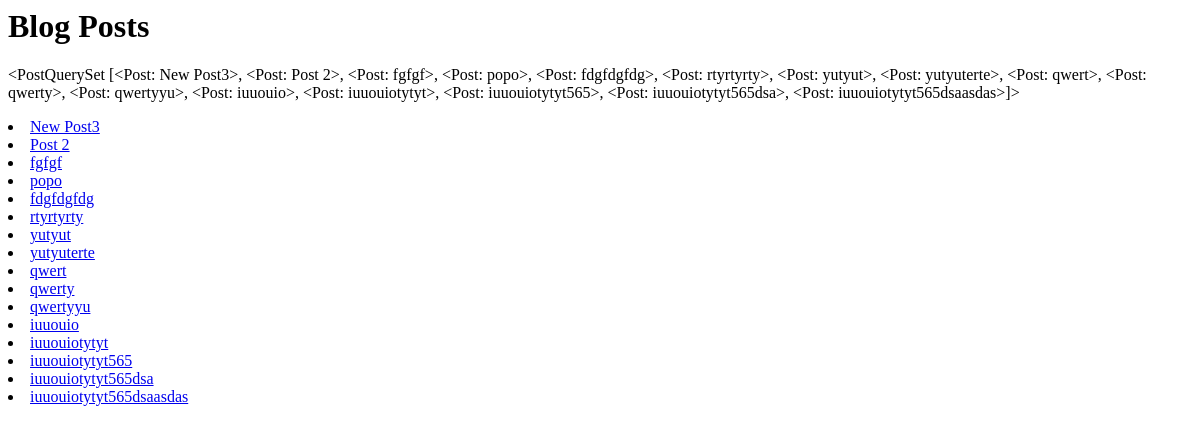
/blog/posts/ (signed in), run on an earlier commit of the app's database.
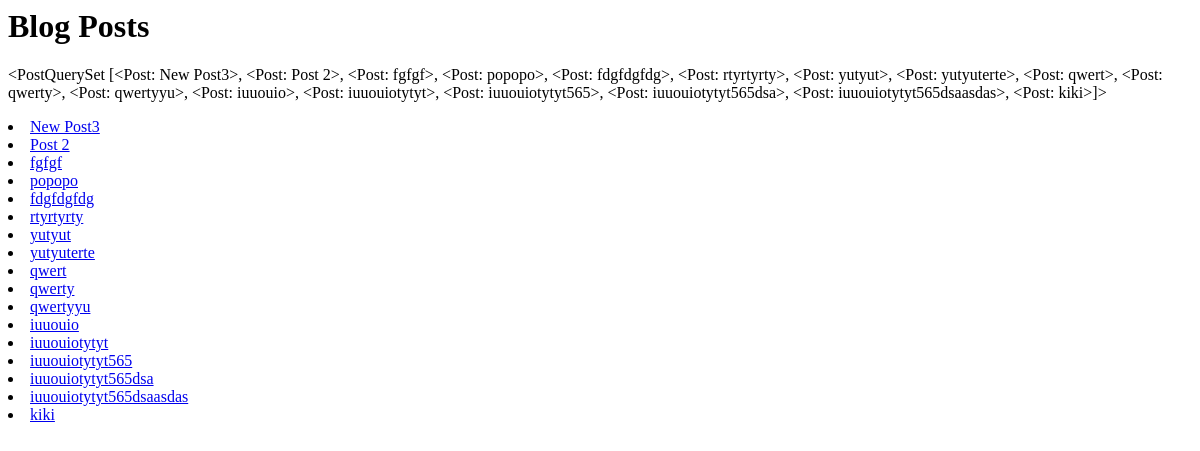
And on a later commit of the database.
### blog/models.py (models this page shows, shortened)
class Post(models.Model):
    id              = models.BigAutoField(primary_key=True)
    active          = models.BooleanField(default=True) #empty in the database
    title           = models.CharField(
                            max_length=240,
                            verbose_name='Post title',
                            unique=True,
                            error_messages={
                                "unique": "This title is not unique, please try again.",
                                "blank": "This field is not full, please try again."
                            },
                            help_text='Must be a unique title.')
    slug            = models.SlugField(null=True, blank=True)
    content         = models.TextField(null=True, blank=True)
    publish         = models.CharField(max_length=120, choices=PUBLISH_CHOICES, default='draft')
    view_count      = models.IntegerField(default=0)
    publish_date    = models.DateField(auto_now=False, auto_now_add=False, default=timezone.now)
    author_email    = models.EmailField(max_length=240, null=True, blank=True)
    updated         = models.DateTimeField(auto_now=True)
    timestamp       = models.DateTimeField(auto_now_add=True)
    objects = PostManager()
    other = PostManager()
    class Meta:
        verbose_name = 'Post'
        verbose_name_plural = 'Posts'
    def __str__(self): #python 3
        return smart_text(self.title)

### blog/views.py (the view)
# urls.py: path('posts/', post_list_view, name='post-list-view'),
@login_required(login_url='/login/')
def post_list_view(request):
    qs = Post.objects.all()
    print(qs)
    context = {
        'object_list': qs
    }
    if request.user.is_authenticated:
        template = 'blog/list_view.html'
        context = {
            'object_list': qs,
        }
    else:
        template = 'blog/list_view_public.html'
        raise Http404
    return render(request, template, context)

### blog/models.py (called while the page is built)
    def active(self):
        return self.filter(active=True)

    def get_queryset(self):
        return PostQuerySet(self.model, using=self._db)

    def all(self, *args, **kwargs):
        qs = self.get_queryset().active()
        return qs

### blog/templates/blog/list_view.html (shortened to what this page needs)
<h1>Blog Posts</h1>
<p>{{object_list}}</p>
{% for object in object_list %}
<li>
    <a href='/blog/{{object.id}}/'>{{object.title}}</a>
</li>
{% endfor %}

What changed in the data, as far as the page shows it:
changed through a linked row, Post "New Post3": title.title "…2>, <Post: fgfgf>, <Post: popo>, <Post: fdgfdgfdg>, <Post: rtyrtyrty>, <Post: yutyut>, <Post: yutyuterte>, <Post: qwert>, <Post: qwerty>, <Post: qwertyyu>, <Post: iuuouio>, <Post: iuuouiotytyt>, <Post: iuuouiotytyt565>, <Post: iuuouiotytyt565dsa>, <Post: iuuouiotytyt565dsaasdas>]>" → "…2>, <Post: fgfgf>, <Post: popopo>, <Post: fdgfdgfdg>, <Post: rtyrtyrty>, <Post: yutyut>, <Post: yutyuterte>, <Post: qwert>, <Post: qwerty>, <Post: qwertyyu>, <Post: iuuouio>, <Post: iuuouiotytyt>, <Post: iuuouiotytyt565>, <Post: iuuouiotytyt565dsa>, <Post: iuuouiotytyt565dsaasdas>, <Post: kiki>]>"
changed Post: title "popo" → "popopo"
added Post: title "kiki"
